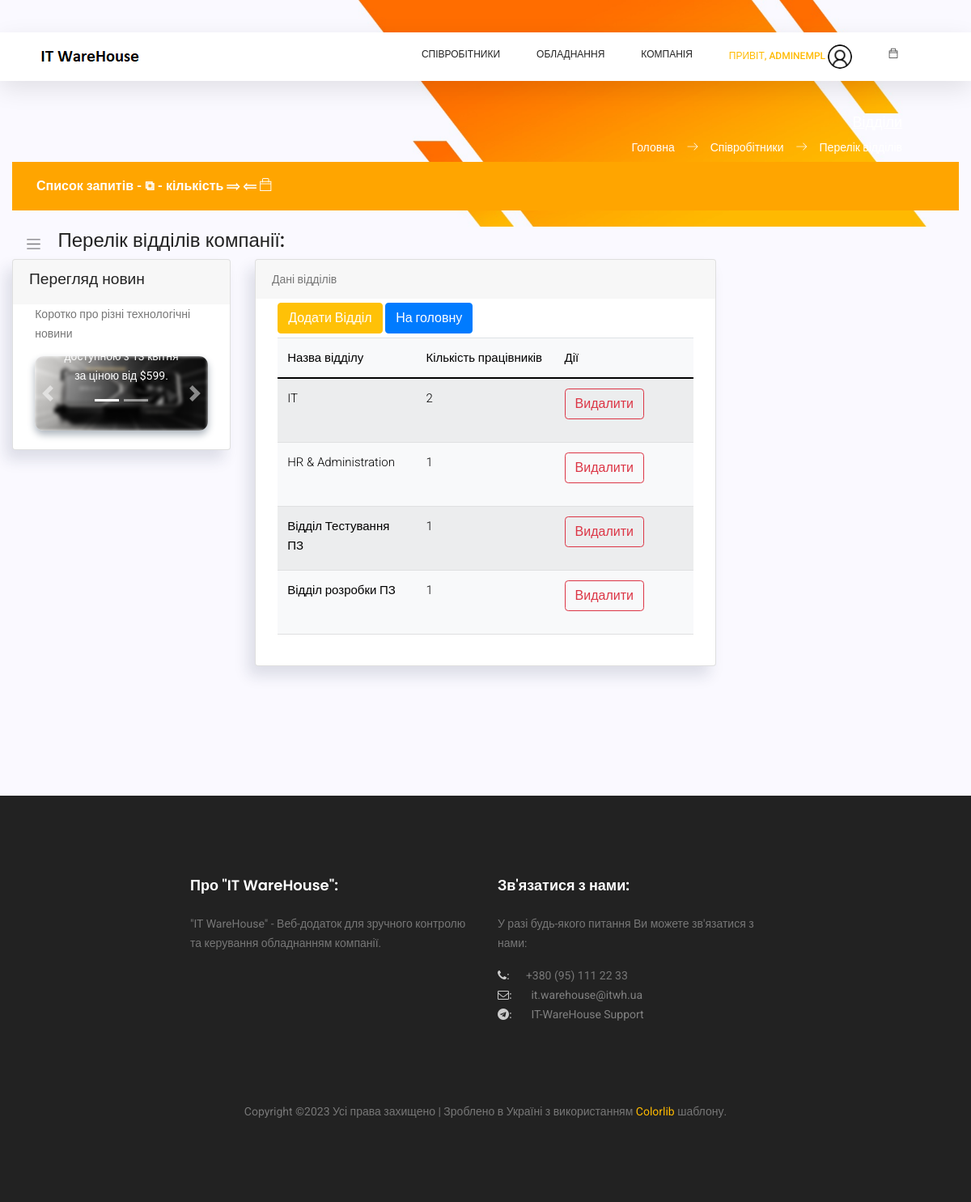
The page /employees/departments (signed in) on the database its author committed.
### users/models.py (models this page shows, shortened)
class NewUser(AbstractBaseUser, PermissionsMixin):
    email = models.EmailField(_('email address'), unique=True)
    user_name = models.CharField(max_length=150, unique=True)
    start_date = models.DateTimeField(default=timezone.now)
    is_staff = models.BooleanField(default=False)
    is_active = models.BooleanField(default=False)
    is_employee = models.BooleanField(default=False)
    objects = CustomAccountManager()
    USERNAME_FIELD = 'email'
    REQUIRED_FIELDS = ['user_name']

### employees/models.py (models this page shows, shortened)
class Departments(models.Model):
    department = models.CharField(max_length=100, unique=True, verbose_name='Назва відділу')

### employees/views.py (the view)
# urls.py: path('departments', dep_list, name='department-list'),
@login_required
def dep_list(request):
    context = {
        'page_title': 'Відділи',
        'app_name': 'Співробітники',
        'page_name': 'Перелік відділів'
    }
    user_admin = 0
    if request.user.groups.filter(name='Admins').exists():
        user_admin = 1
    deps_list = None
    if len(Departments.objects.all()) > 0:
        all_departments = Departments.objects.all()
        deps_list = []
        for dep_data in all_departments:
            try:
                Employees.objects.filter(department=dep_data.id)
            except:
                emp_count = 0
            else:
                emp_count = len(Employees.objects.filter(department=dep_data.id))
            our_dep_data = (dep_data, emp_count)
            deps_list.append(our_dep_data)
    context['user_admin'] = user_admin
    context['deps_list'] = deps_list
    return render(request, 'employees/dep_list.html', context=context)

### templates/employees/dep_list.html (shortened to what this page needs)
{% extends '_layouts/base.html' %}
{% load static %}
{% block content %}
<div style="background: #faf9ff; padding-bottom: 100px;">
    <div class="main-content container-fluid">
        <div class="page-title">
            <nav class="navbar navbar-header navbar-expand navbar-light headli-1">
                <a class="sidebar-toggler" href="#"><span class="navbar-toggler-icon"></span></a>
            </nav>
            <h3 class="headli-1">Перелік відділів компанії:</h3>
        </div>
        <section class="section">
            <div class="row mb-4">
                <div class="col-md-3">
                    <div class="card" >
                        <div class="card-header" >
                            <h4>Перегляд новин</h4>
                        </div>
                        <div class="card-body" >
                            <div class="row" >
                                <div class="col-md-12" >
                                    <p>Коротко про різні технологічні новини</p>
                                    <div id="carouselExampleCaptions" class="carousel slide" data-ride="carousel" >
                                        <ol class="carousel-indicators">
                                            <li data-bs-target="#carouselExampleCaptions" data-slide-to="0" class="active"></li>
                                            <li data-bs-target="#carouselExampleCaptions" data-slide-to="1"></li>
                                        </ol>
                                        <div class="carousel-inner" >
                                            <div class="carousel-item active" >
                                                <img src="{% static 'static_f_2/images/cpsamples/newsphoto1.jpg' %}" class="d-block w-100 main-img-n" alt="...">
                                                <div class="carousel-caption d-none d-md-block" >
                                                    <p>Відеокарта буде доступною з 13 квітня за ціною від $599.</p>
                                                </div>
                                            </div>
                                        </div>
                                        <a class="carousel-control-prev" href="#carouselExampleCaptions" role="button" data-slide="prev">
                                            <span class="carousel-control-prev-icon" aria-hidden="true"></span>
                                        </a>
                                        <a class="carousel-control-next" href="#carouselExampleCaptions" role="button" data-slide="next">
                                            <span class="carousel-control-next-icon" aria-hidden="true"></span>
                                        </a>
                                    </div>
                                </div>
                            </div>
                        </div>
                    </div>
                </div>
                <div class="col-md-6">
                    <div class="card">
                        <div class="card-header">
                            Дані відділів
                        </div>
                        <div class="card-body">
                            <div class="dataTable-wrapper dataTable-loading no-footer sortable searchable fixed-columns" >
                                <div class="dataTable-top">
                                    <div style="display: block; gap: 10px; margin: 5px 0;">
                                        <a href="/employees/dep_create" class="btn btn-warning my-btn">Додати Відділ</a>
                                        <a href="/main/main_page" class="btn btn-primary my-btn">На головну</a>
                                    </div>
                                </div>
                                <div class="dataTable-container capitalizer" >
                                    {% if deps_list %}
                                    <table class="table table-striped table-light dataTable-table" id="table1"       >
                                        <thead>
                                        <tr>
                                            <th data-sortable="" style="width: 30%;">
                                                <li href="#" class="dataTable-sorter colorizer">Назва відділу</li>
                                            </th>
                                            <th data-sortable="" style="width: 30%;">
                                                <li href="#" class="dataTable-sorter colorizer">Кількість працівників</li>
                                            </th>
                                            <th data-sortable="" style="width: 30%;">
                                                <li href="#" class="dataTable-sorter colorizer">Дії</li>
                                            </th>
                                        </tr>
                                        </thead>
                                        <tbody>
                                        {% for dep_info, emp_count in deps_list %}
                                        <tr>
                                            <td class="colorizer" style="font-weight: 300;">{{ dep_info.department }}</td>
                                            <td class="colorizer" style="font-weight: 300;">{{ emp_count}}</td>
                                            <td>
                                                <div class="btn-group mb-3" role="group" aria-label="Basic example">
                                                    <a class="btn btn-outline-danger" href="/employees/dep_delete/{{ dep_info.id }}">
                                                        Видалити
                                                    </a>
                                                </div>
                                            </td>
                                        </tr>
                                        {% endfor %}
                                        </tbody>
                                    </table>
                                    {% endif %}
                                </div>
                            </div>
                        </div>
                    </div>
                </div>
            </div>
        </section>
        </div>
    </div>
{% endblock content %}

### templates/_layouts/header.html (shortened to what this page needs)
{% load static %}
<header class="header_area sticky-header">
	<div class="main_menu">
			<nav class="navbar navbar-expand-lg navbar-light main_box">
				<div class="container">
					<a class="navbar-brand logo_h" href="/">
						<img src="{% static 'static_f_1/img/logo.png' %}" alt="IT WareHouse Project Logo">
					</a>
					<div class="collapse navbar-collapse offset" id="navbarSupportedContent">
						<ul class="nav navbar-nav menu_nav ml-auto">
							{% if not user.is_authenticated %}
								<li class="nav-item"><a class="nav-link" href="/">Вхід до Системи</a></li>
							{% else %}
								{% if user_data.u_group == 'Admins' or user_admin == 1%}
								<li class="nav-item submenu dropdown">
									<a href="#" class="nav-link dropdown-toggle" data-toggle="dropdown" role="button"
									   aria-haspopup="true" aria-expanded="false">Співробітники</a>
								</li>
								{% endif %}
								<li class="nav-item submenu dropdown">
									<a href="#" class="nav-link dropdown-toggle" data-toggle="dropdown"
									   role="button" aria-haspopup="true" aria-expanded="false">Обладнання</a>
								</li>
								<li class="nav-item submenu dropdown">
									<a href="#" class="nav-link dropdown-toggle" data-toggle="dropdown" role="button"
									   aria-haspopup="true" aria-expanded="false">Компанія</a>
								</li>
								<li class="nav-item submenu dropdown active">
									<a href="#" class="nav-link dropdown-toggle" data-toggle="dropdown" role="button"
									   aria-haspopup="true" aria-expanded="false">
										<span>Привіт, {{ user.user_name }}</span>
										{% if employee_data.photo %}
										<span><span><img width="30px" height="30px" class="profile-img"
														 src="/media/{{ employee_data.photo }}" alt=""></span>
										</span>
										{% else %}
										<span><span><img width="30px" height="30px" class="profile-img"
													 src="/media/photos/default_user.jpg" alt=""></span>
										</span>
										{% endif %}
										</a>
								</li>
								<li class="nav-item submenu dropdown">
									<a href="#" class="nav-link dropdown-toggle">
										<span class="ti-bag"></span>
									</a>
								</li>
							{% endif %}
						</ul>
					</div>
				</div>
			</nav>
	</div>
</header>

### static/static_f_2/css/app.css (style rules this page uses)
a { text-decoration:none }
a,button { outline:0 }
.btn.btn-danger,.btn.btn-dark,.btn.btn-info,.btn.btn-light,.btn.btn-link,.btn.btn-primary,.btn.btn-secondary,.btn.btn-success,.btn.btn-warning { color:#fff }
.btn-group>.btn { border-radius:.267rem }
.carousel-inner { border-radius:.7rem;box-shadow:0 5px 10px #adb5bd }
.dropdown-toggle:after { color:#fff }
.card { box-shadow:-8px 12px 18px 0 rgba(25,42,70,.13);margin-bottom:2.2rem }
.card .card-header { border:none }
.card .card-header h4 { font-size:1.2rem }
.card .card-header~.card-body { padding-top:0 }
.card .card-body { padding:1.4rem 1.7rem }
.dataTable-table td,.dataTable-table thead th,.table td,.table thead th { vertical-align:middle }
.dataTable-table thead th,.table thead th { border-bottom:2px solid #475f7b }
.dataTable-container { overflow-x:auto }

### templates/_layouts/header.html (style rules this page uses)
.header_area .navbar .nav .nav-item .nav-link { padding: 1px 0; }
.profile-img { object-fit: cover; border-radius: 15px; }

### rows shown on the page
NewUser: user_name "ADMINEMPL"
Departments: department "IT", emp_count "2"
Departments: department "HR & Administration", emp_count "1"
Departments: department "Відділ Тестування ПЗ", emp_count "1"
Departments: department "Відділ розробки ПЗ", emp_count "1"

### other values the page prints
{{ app_name }} "Співробітники"
{{ page_name }} "Перелік відділів"
